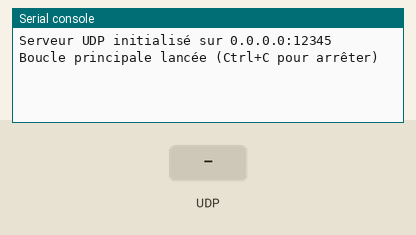
Recording of a program running on a simulated ESP32 board running MicroPython. Shown: the last lines printed to the serial console. Inputs (shaded band) come from the test bench.

Above: at 1.2 s.
1.3 s: UDP packet "1" arrives
At 2.0 s:
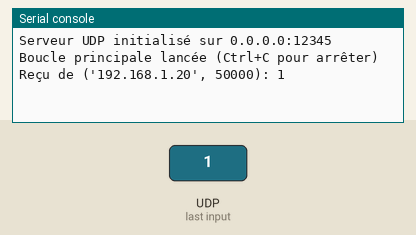
2.8 s: UDP packet "on" arrives
At 4.0 s:
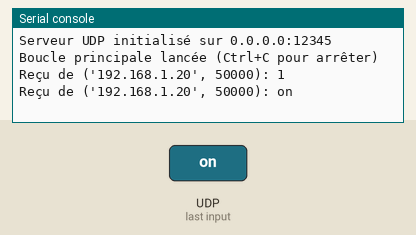
4.3 s: UDP packet "off" arrives
At 5.6 s:
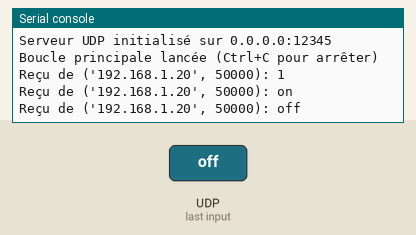

The program:

udp_xchange_ia.py
```python
import usocket as socket
import uselect as select
import time

class UDPHandler:
    def __init__(self, ip="0.0.0.0", port=12345):
        self.addr = (ip, port)
        self.sock = socket.socket(socket.AF_INET, socket.SOCK_DGRAM)
        self.sock.bind(self.addr)
        self.sock.setblocking(False)

        # Initialisation du poller
        self.poller = select.poll()
        self.poller.register(self.sock, select.POLLIN)
        print("Serveur UDP initialisé sur {}:{}".format(ip, port))

    def check_messages(self, timeout_ms=100):
        """Vérifie si des messages sont arrivés sans bloquer le programme."""
        events = self.poller.poll(timeout_ms)
        for sock, event in events:
            if event & select.POLLIN:
                try:
                    data, addr = self.sock.recvfrom(1024)
                    return data, addr
                except Exception as e:
                    print("Erreur de réception:", e)
        return None, None

    def send(self, message, target_addr):
        """Envoie un message à une adresse spécifique."""
        try:
            if isinstance(message, str):
                message = message.encode()
            self.sock.sendto(message, target_addr)
        except Exception as e:
            print("Erreur d'envoi:", e)

    def stop(self):
        """Ferme proprement le socket."""
        print("Fermeture du socket...")
        self.poller.unregister(self.sock)
        self.sock.close()

# --- Exemple d'utilisation ---

network = UDPHandler(port=12345)

try:
    print("Boucle principale lancée (Ctrl+C pour arrêter)")
    while True:
        # 1. Vérification des messages entrants
        msg, sender = network.check_messages(timeout_ms=50)

        if msg:
            print("Reçu de {}: {}".format(sender, msg.decode()))
            # Réponse automatique
            network.send("Message bien reçu", sender)

        # 2. Emplacement pour d'autres tâches (ex: lire un capteur)
        # print("Le microcontrôleur fait autre chose...")
        time.sleep(0.1)

except KeyboardInterrupt:
    print("\nArrêt interrompu.")

finally:
    # 3. Libération cruciale des ressources
    network.stop()
```

Measured:
- after the input at 1.3 s, the serial console: prints a new line after 0.06 s (image 1)
- after the input at 2.8 s, the serial console: prints a new line at once (image 2)
- after the input at 4.3 s, the serial console: prints a new line at once (image 3)
